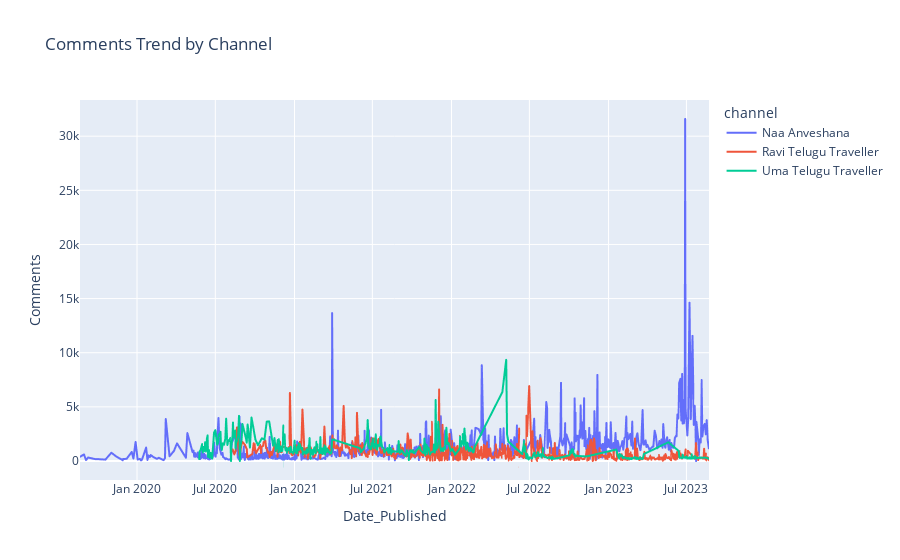

Source (notebook cell):
### Code cell
### Comments Trend By Time

# Create a line plot with different lines for each channel
fig = px.line(df, x='Date_Published', y='Comments', color='channel', title='Comments Trend by Channel')

# Show the plot
fig.show()

### Figure 1 — Plotly figure (JSON) as saved in the notebook; plotly's stock layout.template omitted (floating-point values rounded to 4 significant figures; data arrays with more than 128 entries replaced by an {"elided": "..."} marker saying what was removed)
{"data": [{"hovertemplate": "channel=Naa Anveshana<br>Date_Published=%{x}<br>Comments=%{y}<extra></extra>", "legendgroup": "Naa Anveshana", "line": {"color": "#636efa", "dash": "solid"}, "marker": {"symbol": "circle"}, "mode": "lines", "name": "Naa Anveshana", "showlegend": true, "type": "scattergl", "x": {"elided": "1022 str values"}, "xaxis": "x", "y": {"elided": "1022 int values"}, "yaxis": "y"}, {"hovertemplate": "channel=Ravi Telugu Traveller<br>Date_Published=%{x}<br>Comments=%{y}<extra></extra>", "legendgroup": "Ravi Telugu Traveller", "line": {"color": "#EF553B", "dash": "solid"}, "marker": {"symbol": "circle"}, "mode": "lines", "name": "Ravi Telugu Traveller", "showlegend": true, "type": "scattergl", "x": {"elided": "719 str values"}, "xaxis": "x", "y": {"elided": "719 int values"}, "yaxis": "y"}, {"hovertemplate": "channel=Uma Telugu Traveller<br>Date_Published=%{x}<br>Comments=%{y}<extra></extra>", "legendgroup": "Uma Telugu Traveller", "line": {"color": "#00cc96", "dash": "solid"}, "marker": {"symbol": "circle"}, "mode": "lines", "name": "Uma Telugu Traveller", "showlegend": true, "type": "scattergl", "x": {"elided": "510 str values"}, "xaxis": "x", "y": {"elided": "510 int values"}, "yaxis": "y"}], "layout": {"legend": {"title": {"text": "channel"}, "tracegroupgap": 0}, "title": {"text": "Comments Trend by Channel"}, "xaxis": {"anchor": "y", "domain": [0, 1], "title": {"text": "Date_Published"}}, "yaxis": {"anchor": "x", "domain": [0, 1], "title": {"text": "Comments"}}}}
